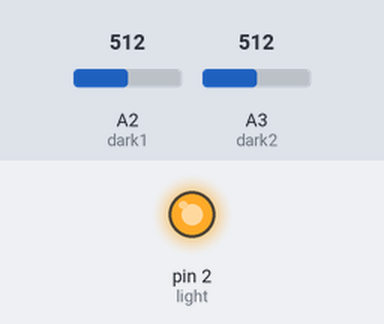
The sketch below on a simulated Arduino Uno, built with avr-gcc and run on an emulated ATmega328P. On the bench: output pins drawn as LEDs (lit = HIGH). The inputs (shaded band) are chosen by the test bench; at power-on: A2 (dark1) = 512, A3 (dark2) = 512. Pins used as bus, display or sensor lines are not drawn.

Above: at 1.2 s.
1.3 s: A2 (dark1) set to 502
At 2.1 s:
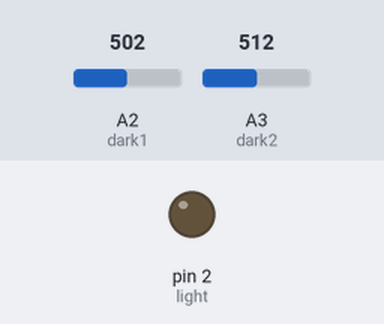
2.8 s: A2 (dark1) set to 511
At 3.3 s:
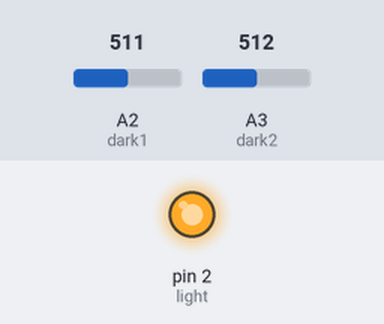
4.3 s: A2 (dark1) set to 306
At 5.6 s:
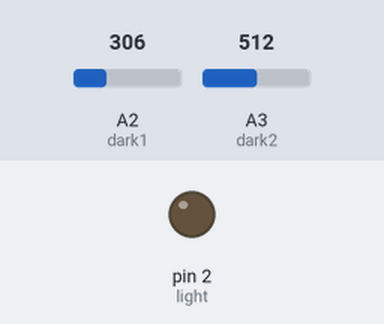
Timing chart, 0 to 7.3 s (numbered marks = the images above; inputs shaded):
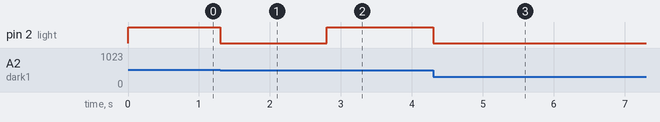

Measured:
- the behaviour switches between 511 and 510 on A2 (dark1) (found by bisection; images 0 and 1)
- after the input at 1.3 s, pin 2 (light): HIGH → LOW at once
- after the input at 2.8 s, pin 2 (light): LOW → HIGH at once
- after the input at 4.3 s, pin 2 (light): HIGH → LOW at once

The sketch:

littlerays_tests.ino
```cpp
/* Inputs and Outputs*/
#define light 2 //the little rays output light
#define dark1 A2 //higher value corresponds to "darker" room
#define dark2 A3
#define power 0 //Power to the darkness circuits

/*Other Constants*/

/*Other variable setup*/
int threshold = 510;


void setup() {
  //Setting up
  pinMode(light, OUTPUT);
  pinMode(power, OUTPUT);
  digitalWrite(power, HIGH);
}

void loop() {

  if(analogRead(dark1) > threshold && analogRead(dark2) > threshold){
    digitalWrite(light, HIGH);
  }else{
    digitalWrite(light, LOW);
  }
}
```

test1.ino
```cpp
/*
#define light 2 //the little rays output light
#define is_dark 1 //input from transistor- high = "TURN ON LIGHT!!!"
void setup() {
  //Setting up
  pinMode(light, OUTPUT);
  pinMode(is_dark, INPUT);
}

void loop() {
  if(digitalRead(is_dark)==HIGH){
    digitalWrite(light, HIGH);
  }else{
    digitalWrite(light, LOW);
  }
}
 */
```
